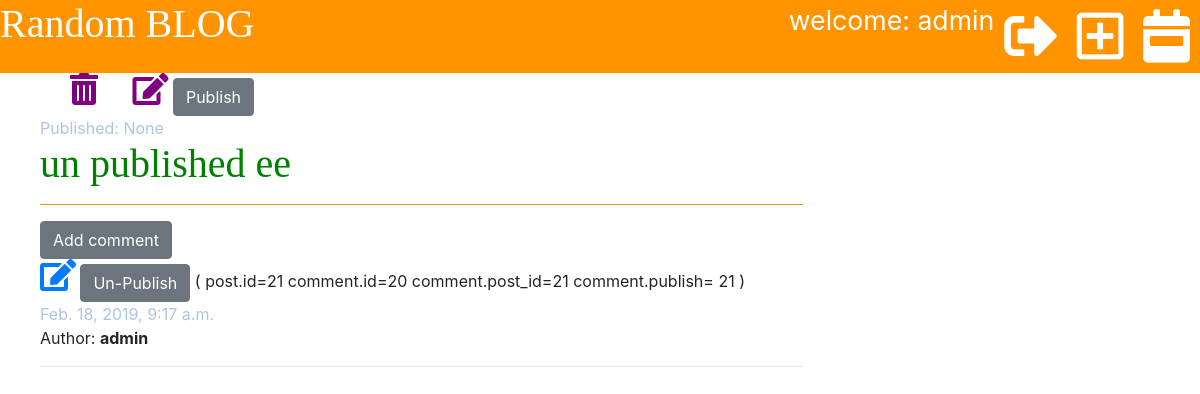
Before: /post/21/ (signed in) with the older database file.
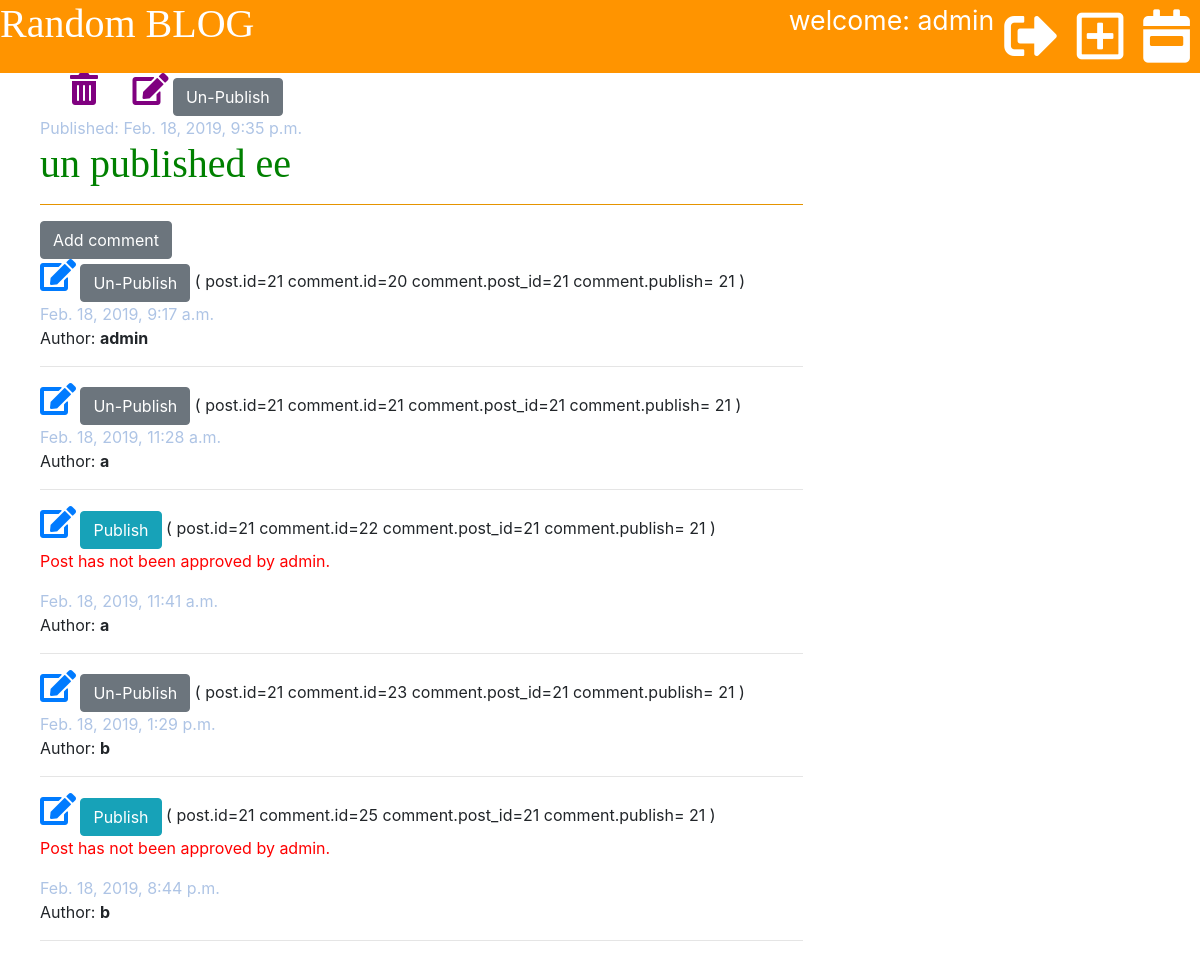
After: the same page with the newer database file.
### blog/models.py (models this page shows, shortened)
class Post(models.Model):
    author = models.ForeignKey('auth.User', on_delete=models.CASCADE)
    title = models.CharField(max_length=200)
    text = models.TextField()
    created_date = models.DateTimeField(default=timezone.now)
    published_date = models.DateTimeField(blank=True, null=True)
    test_date = models.DateTimeField(blank=True, null=True)

class Comment(models.Model):
    post = models.ForeignKey('blog.Post', on_delete=models.CASCADE, related_name='comments')
    author = models.CharField(max_length=200)
    text = models.TextField()
    crated_date = models.DateTimeField(default=timezone.now)
    approved = models.BooleanField(default=False)

### blog/views.py (the view)
# urls.py: path('post/<int:pk>/', views.post_detail, name='post_detail'),
def post_detail(request, pk):
    permission_list = get_user_permissions(request, request.user)
    if str(request.user) != 'AnonymousUser':
        post = get_object_or_404(Post, pk=pk)
        if 'change_comment' in permission_list:
            comments_filtered = Comment.objects.filter(post_id=pk)
        else:
            comments_filtered = Comment.objects.filter(approved=True, post_id=pk) | Comment.objects.filter(
                author=request.user, post_id=pk)
    else:
        post = get_object_or_404(Post, published_date__isnull=False, pk=pk)
        comments_filtered = Comment.objects.filter(approved=True, post_id=pk)
    stuff_for_frontend = {'post': post, 'comments_filtered': comments_filtered, 'permissions': permission_list}
    return render(request, 'blog/post_detail.html', stuff_for_frontend)

### blog/templatetags/markdownify.py (called while the page is built)
@register.filter
def markdown(value):
    renderer = HighlightRenderer()
    markdown = mistune.Markdown(renderer=renderer)
    return markdown(value)

### blog/views.py (called while the page is built)
def get_user_permissions(request,selected_user):
    if str(request.user) != 'AnonymousUser':
        permissions = Permission.objects.filter(user=selected_user)
        permission_list = [permission.codename for permission in permissions]
    else:
        permission_list = []
    return permission_list

### blog/templates/blog/post_detail.html (shortened to what this page needs)
{% extends 'blog/base.html' %}
{% load markdownify %}
{% block content %}
<div class="post">
    <span class="edit-publish">
        {% if 'delete_post' in permissions %}
            <a href="{% url 'post_delete' pk=post.pk %}" }
               onclick="return confirm('Are you sure you want delete this blog post?')"><i
                    class="fas fa-trash-alt fa-2x"></i></a>
        {% endif %}
        {% if 'change_post' in permissions %}
            <a href="{% url 'post_edit' pk=post.pk %}"><i class="fas fa-edit fa-2x"></i></a>
            {% if post.published_date %}
                <a href="{% url 'post_post_unPublish' pk=post.pk %}"><button
                        class="btn btn-secondary">Un-Publish</button></a>
            {% else %}
                <a href="{% url 'post_publish' pk=post.pk %}"><button class="btn btn-secondary">Publish</button></a>
            {% endif %}
        {% endif %}
    </span>
    <div class="date">Published: {{ post.published_date}}</div>
    <h1>{{ post.title}}</h1>
    <hr color="orange">
    <a href="{% url 'add_comment_to_post' pk=post.pk %}" class="btn btn-secondary" %}>Add comment</a>
    {% for comment in comments_filtered %}
    {% if user.is_authenticated %}
    <div>
        {% if comment.author == user.username or 'change_comment' in permissions%}
        <a href="{% url 'comment_edit'  pk=comment.id %}" }><i class="fas fa-edit fa-2x"></i></a>
        {% endif %}
        {% if 'change_comment' in permissions %}
        {% if comment.approved == False %}
        <a href="{% url 'comment_publish'  pk=comment.id %}" class="btn btn-info" }>Publish</a>
        {% else %}
        <a href="{% url 'comment_publish'  pk=comment.id %}" class="btn btn-secondary" }>Un-Publish</a>
        {% endif %}
        (
        post.id={{ post.id }}
        comment.id={{ comment.id }}
        comment.post_id={{ comment.post_id }}
        comment.publish={{ comment.publish }}
        {{post.pk}}
        )
        {% endif %}
        {% if comment.approved == False %}
        <p style="color: red">Post has not been approved by admin.</p>
        {% endif %}
    </div>
    {% endif %}
    <div class="comment">
        <div class="date">
            {{ comment.crated_date }}
        </div>
        <p>Author: <strong>{{ comment.author }}</strong></p>
        <hr>
    </div>
    {% empty %}
    <p>No comments yet...</p>
    {% endfor %}
</div>
{% endblock %}

### blog/templates/blog/base.html (shortened to what this page needs)
{% load staticfiles %}
<!doctype html>
<html lang="en">
<head>
    <link rel="stylesheet" href="{% static 'css/blog.css' %}">
    <link rel="stylesheet" href="{% static 'css/zenburn.css' %}">
    <link rel="stylesheet" href="https://fronts.googleapis.com/css?family=Source+Code+Pro">
    <link rel="stylesheet" href="https://stackpath.bootstrapcdn.com/bootstrap/4.3.0/css/bootstrap.min.css">
    <link rel="stylesheet" href="https://use.fontawesome.com/releases/v5.7.2/css/all.css"
>
</head>
<body>
<div class="container-blog-header">
    <div class="page-header-title">
        <h1><a href="/">Random BLOG</a></h1>
    </div>
    <div class="actions">
        {% if user.is_authenticated %}
        welcome: {{ user.get_username }}
        <a href="{% url 'post_draft_list' %}" class="top-menu"><i class="fas fa-calendar-week fa-2x"></i></a>
        <a href="{% url 'post_new' %}" class="top-menu"><i class="far fa-plus-square fa-2x"></i></a>
        <a href="{% url 'logout' %}" class="top-menu"><i class="fas fa-sign-out-alt fa-2x"></i></i></a>
        {% else %}
        <a href="{% url 'login' %}" class="top-menu"><i class="fas fa-sign-in-alt fa-2x"></i></i></a>
        {% endif %}
    </div>
</div>
<div class="content">
    <div class="row">
        <div class="col-md-8">
            {% block content %}
            {% endblock %}
        </div>
    </div>
</div>
</body>
</html>

### blog/static/css/blog.css (style rules this page uses)
.container-blog-header { display: flex; color: white; font-size: 20pt; background-color: #ff9400; text-align: right; }
.page-header-title { flex-basis: 60%; text-decoration: none; text-align: left; }
.page-header-title h1 a { color: #ffffff; text-decoration: none; text-align: left; }
.actions, .user-name { flex-basis: 40%; }
.content { margin-left: 40px; }
h1, h2, h3, h4 { font-family: 'Tangerine', 'Inconsolata', 'Drpod Sans', serif; font-size: 48px; }
.date { color: #aec4e5 }
.post { margin-bottom: 70px; }
.post h1 { color: green; }
.top-menu i { color: #ffffff; float: right; margin: 10px; }
.edit-publish a i { color: purple; padding-left: 30px; }
.comment { margin: 20x 0x 20x 20x; }

Changed rows visible on the page:
changed Post "un published ee": published_date "None" → "Feb. 18, 2019, 9:35 p.m."
added Comment: approved "Un-Publish", {{ post.id }} "21", id "21", post_id "21", {{ post.pk }} "21", crated_date "Feb. 18, 2019, 11:28 a.m.", author "a"
added Comment: approved "Publish", {{ post.id }} "21", id "22", post_id "21", {{ post.pk }} "21", crated_date "Feb. 18, 2019, 11:41 a.m.", author "a"
added Comment: approved "Un-Publish", {{ post.id }} "21", id "23", post_id "21", {{ post.pk }} "21", crated_date "Feb. 18, 2019, 1:29 p.m.", author "b"
added Comment: approved "Publish", {{ post.id }} "21", id "25", post_id "21", {{ post.pk }} "21", crated_date "Feb. 18, 2019, 8:44 p.m.", author "b"
Other visible differences:
text no longer shown: "Publish"
text now shown: "Un-Publish"
